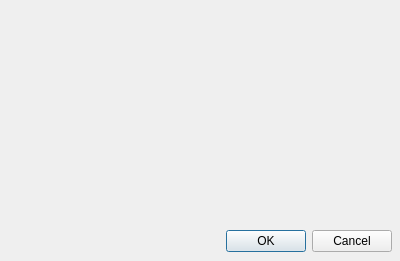
<?xml version="1.0" encoding="UTF-8"?>
<ui version="4.0">
 <class>DialogMapProperties</class>
 <widget class="QDialog" name="DialogMapProperties">
  <property name="geometry">
   <rect>
    <x>0</x>
    <y>0</y>
    <width>400</width>
    <height>261</height>
   </rect>
  </property>
  <property name="windowTitle">
   <string>Dialog</string>
  </property>
  <widget class="QPropertyTree" name="propTree">
   <property name="geometry">
    <rect>
     <x>6</x>
     <y>2</y>
     <width>391</width>
     <height>221</height>
    </rect>
   </property>
   <property name="sizePolicy">
    <sizepolicy hsizetype="Expanding" vsizetype="Expanding">
     <horstretch>0</horstretch>
     <verstretch>0</verstretch>
    </sizepolicy>
   </property>
  </widget>
  <widget class="QWidget" name="layoutWidget">
   <property name="geometry">
    <rect>
     <x>11</x>
     <y>229</y>
     <width>381</width>
     <height>25</height>
    </rect>
   </property>
   <layout class="QHBoxLayout" name="horizontalLayout">
    <item>
     <spacer name="horizontalSpacer">
      <property name="orientation">
       <enum>Qt::Horizontal</enum>
      </property>
      <property name="sizeHint" stdset="0">
       <size>
        <width>40</width>
        <height>20</height>
       </size>
      </property>
     </spacer>
    </item>
    <item>
     <widget class="QPushButton" name="okButton">
      <property name="text">
       <string>OK</string>
      </property>
     </widget>
    </item>
    <item>
     <widget class="QPushButton" name="cancelButton">
      <property name="text">
       <string>Cancel</string>
      </property>
     </widget>
    </item>
   </layout>
  </widget>
 </widget>
 <customwidgets>
  <customwidget>
   <class>QPropertyTree</class>
   <extends>QWidget</extends>
   <header>tiletools.h</header>
  </customwidget>
 </customwidgets>
 <resources/>
 <connections>
  <connection>
   <sender>okButton</sender>
   <signal>clicked()</signal>
   <receiver>DialogMapProperties</receiver>
   <slot>accept()</slot>
   <hints>
    <hint type="sourcelabel">
     <x>351</x>
     <y>38</y>
    </hint>
    <hint type="destinationlabel">
     <x>233</x>
     <y>29</y>
    </hint>
   </hints>
  </connection>
  <connection>
   <sender>cancelButton</sender>
   <signal>clicked()</signal>
   <receiver>DialogMapProperties</receiver>
   <slot>reject()</slot>
   <hints>
    <hint type="sourcelabel">
     <x>330</x>
     <y>66</y>
    </hint>
    <hint type="destinationlabel">
     <x>197</x>
     <y>125</y>
    </hint>
   </hints>
  </connection>
 </connections>
</ui>
